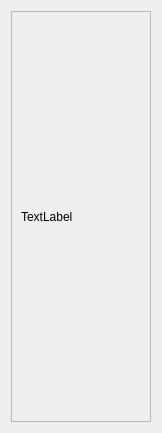
<?xml version="1.0" encoding="UTF-8"?>
<ui version="4.0">
 <class>Form</class>
 <widget class="QWidget" name="Form">
  <property name="geometry">
   <rect>
    <x>0</x>
    <y>0</y>
    <width>162</width>
    <height>433</height>
   </rect>
  </property>
  <property name="windowTitle">
   <string>Form</string>
  </property>
  <layout class="QGridLayout" name="gridLayout">
   <item row="0" column="0">
    <widget class="QScrollArea" name="scrollArea">
     <property name="widgetResizable">
      <bool>true</bool>
     </property>
     <widget class="QWidget" name="scrollAreaWidgetContents">
      <property name="geometry">
       <rect>
        <x>0</x>
        <y>0</y>
        <width>142</width>
        <height>413</height>
       </rect>
      </property>
      <layout class="QVBoxLayout" name="verticalLayout">
       <item>
        <widget class="QLabel" name="label">
         <property name="text">
          <string>TextLabel</string>
         </property>
        </widget>
       </item>
      </layout>
     </widget>
    </widget>
   </item>
  </layout>
 </widget>
 <resources/>
 <connections/>
</ui>
